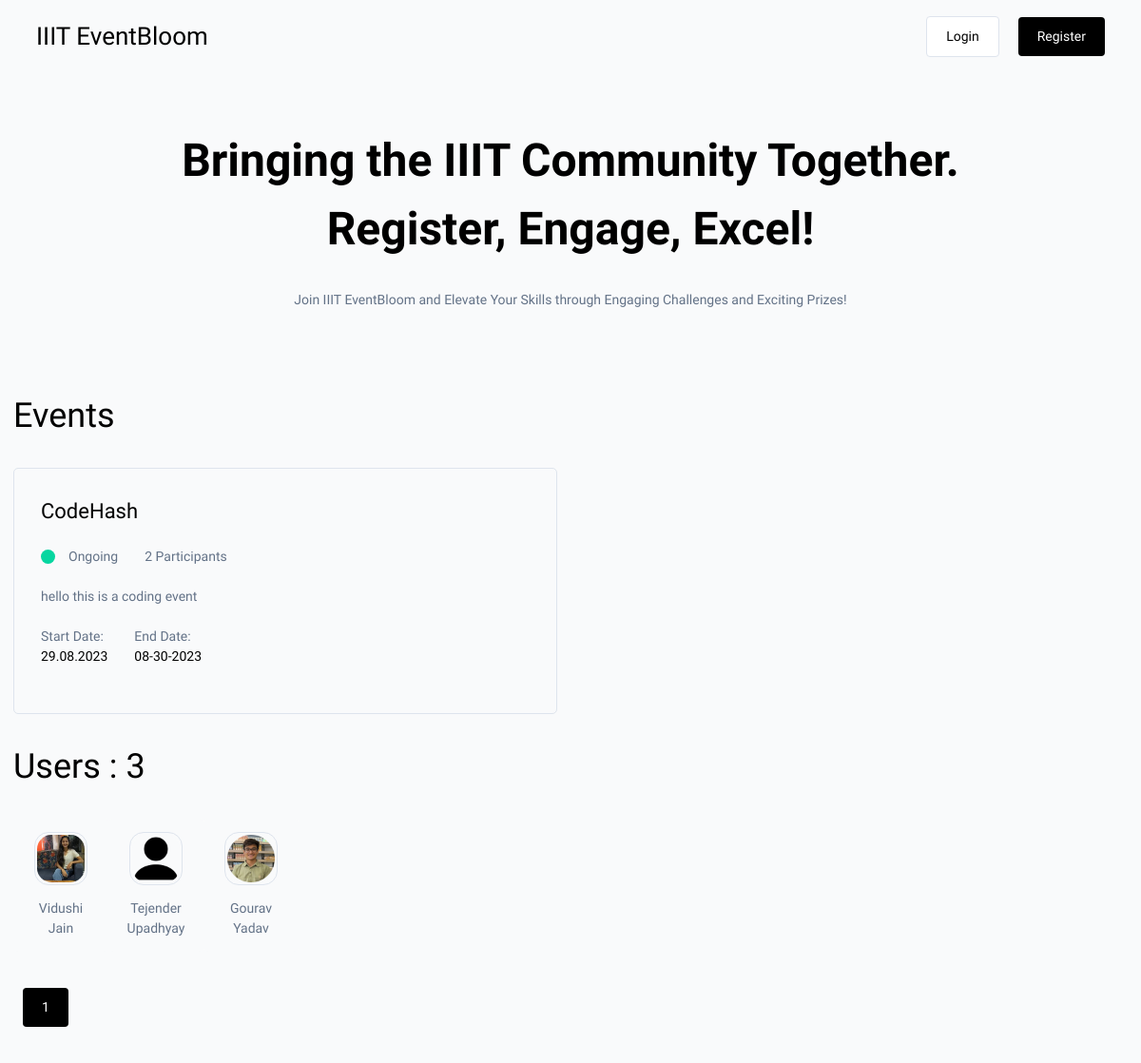
The page / on the database its author committed.
### base/models.py (models this page shows, shortened)
class Event(models.Model):
    name = models.CharField(max_length=200)
    preview = models.TextField(null=True, blank=True)
    description = models.TextField(null=True, blank=True)
    participants = models.ManyToManyField(User, blank=True, related_name='events')
    start_date = models.DateTimeField(null=True)
    end_date = models.DateTimeField(null=True)
    registration_deadline = models.DateTimeField(null=True)
    updated = models.DateTimeField(auto_now=True)
    created = models.DateTimeField(auto_now_add=True)
    id = models.UUIDField(default=uuid.uuid4, unique=True,
                          primary_key=True, editable=False)
    class Meta:
        ordering = ['-end_date']
    @property
    def event_status(self):
        status = None
        present = datetime.now().timestamp()
        deadline = self.registration_deadline.timestamp()
        past_deadline = (present > deadline)
        if past_deadline:
            status = 'Finished'
        else:
            status = 'Ongoing'
        return status

class User(AbstractUser):
    name = models.CharField(max_length=100, null=True)
    email = models.EmailField(unique=True, null=True)
    bio = models.TextField(null=True, blank=True)
    hackathon_participant = models.BooleanField(default=True, null=True)
    avatar = ResizedImageField(size=[300,300], default='avatar.png')
    id = models.UUIDField(default=uuid.uuid4, unique=True,
                          primary_key=True, editable=False)
    USERNAME_FIELD = 'email'
    REQUIRED_FIELDS = ['username']
    twitter = models.URLField(max_length=500, null=True, blank=True)
    linkedin = models.URLField(max_length=500, null=True, blank=True)
    website = models.URLField(max_length=500, null=True, blank=True)
    facebook = models.URLField(max_length=500, null=True, blank=True)
    github = models.URLField(max_length=500, null=True, blank=True)
    class Meta:
        ordering = ['avatar']

### base/views.py (the view)
# urls.py: path('', views.home_page, name="home"),
def home_page(request):
    limit = request.GET.get('limit')
    if limit == None:
        limit = 20
    limit = int(limit)
    users = User.objects.filter(hackathon_participant=True)
    count = users.count()
    page = request.GET.get('page')
    paginator = Paginator(users, 50)
    try:
        users = paginator.page(page)
    except PageNotAnInteger:
        page = 1
        users = paginator.page(page)
    except EmptyPage:
        page = paginator.num_pages
        users = paginator.page(page)
    pages = list(range(1, (paginator.num_pages + 1)))
    events = Event.objects.all()
    context = {'users':users, 'events':events, 'count':count, 'paginator':paginator, 'pages':pages}
    return render(request, 'home.html', context)

### templates/home.html
{% extends 'main.html' %}
{% block content %}
    <div class="section" id="home__hero">
        <div id="hero__content">
            <h3 id="intro--headline">Bringing the IIIT Community Together. Register, Engage, Excel!</h3>
            <p id="intro--subheadline">Join IIIT EventBloom and Elevate Your Skills through Engaging Challenges and Exciting Prizes!</p>
        </div>
    </div>
    <div>
        <div>
            <h3>Events</h3>
        </div>
        <div class="events--lists section">
            {% for event in events %}
                <a href="{% url 'event' event.id %}">
                    <div class="event__wrapper">
                        <h5 class="event__preview--title">{{event.name}}</h5>
                        <div class="event__preview__details">
                            <div class="dot__wrapper">
                                {% if event.event_status == 'Ongoing' %}
                                    <div class="dot dot--green"></div>
                                {% else %}
                                     <div class="dot dot--red"></div>
                                {% endif %}
                                <p>{{event.event_status}}</p>
                            </div>
                            <p>{{event.participants.all.count}} Participants</p>
                        </div>
                        <div>
                            <p>{{event.preview|linebreaks}}</p>
                        </div>
                        <div class="event__preview__details__bottom">
                            <div>
                                <p>Start Date:</p>
                                <p class="event--date">{{event.start_date|date:"d.m.Y"}}</p>
                            </div>
                            <div>
                                <p>End Date:</p>
                                <p class="event--date">{{event.end_date|date:"m-d-Y"}}</p>
                            </div>
                        </div>
                    </div>
                </a>
            {% endfor %}
        </div>
    </div>
    <section>
        <h3>Users : {{count}}</h3>
        <div class="users--lists section">
            {% for user in users %}
                <a href="{% url 'profile' user.id%}">
                    <div class="wrapper--user">
                        <div class="avatar__border">
                            <img class="user--avatar--sm" src="{{user.avatar.url}}"/>
                        </div>
                        <p>{{user.name}}</p>
                    </div>
                </a>
            {% endfor %}
        </div>
        <div class="section paginator--wrapper">
            {% for page in pages %}
                <a class="btn btn--primary" href="?page={{page}}">{{page}}</a>
            {% endfor %}
        </div>
    </section>
{% endblock %}

### templates/main.html (shortened to what this page needs)
<!DOCTYPE html>
{% load static %}
<html>
<head>
    <link rel='stylesheet' type='text/css' media='screen' href='{% static "css/main.css" %}'>
</head>
<body>
    {% include 'navbar.html' %}
    <div class="container--main">
    {% block content %}
    {% endblock content %}
    </div>
</body>
</html>

### templates/navbar.html (shortened to what this page needs)
{% load static %}
<nav>
    <div id="logo--wrapper" style="display: flex; align-items: center;">
        <a href="{% url 'home' %}">
            <h4 id="logo--text" style="margin: 0;">IIIT EventBloom</h4>
        </a>
    </div>
    <div id="nav--col3">
        {% if request.user.is_authenticated %}
        <a class="btn btn--secondary" href="{% url 'account' %}">{{request.user.name}}</a>
        <a class="btn btn--primary" href="{% url 'logout' %}">Logout</a>
        {% else %}
        <a class="btn btn--secondary" href="{% url 'login' %}">Login</a>
        <a class="btn btn--primary" href="{% url 'register' %}">Register</a>
        {% endif %}
    </div>
</nav>

### static/css/main.css (style rules this page uses)
* { box-sizing: border-box; margin: 0; padding: 0; font-family: 'Readex Pro'; background-color: rgb(249, 250,251); line-height: 1.5em; color: #000; font-size: 14px; }
h1,h2,h3,h4,h5,h6 { font-weight: 500; }
h3 { font-size: 36px; }
h4 { font-size: 32px; }
h5 { font-size: 28px; }
p { color: #637287; }
a { text-decoration: none; }
.section { margin: 2em 0; }
.btn { padding: 10px 20px; border-radius: 4px; text-decoration: none; color: black; display: block; width: fit-content; margin: 10px; background-color: none; border: none; }
.btn--primary { background-color:#000; color: #fff; }
.btn--secondary { background-color:#fff; color: #000; border: 1px solid #DEE4ED; }
.container--main { width: 1200px; margin: 0 auto; padding:0 1em ; }
nav { display: flex; justify-content: space-between; align-items: center; width: 100%; padding: 0.5em 2em; }
nav a { text-decoration: none; color: black; margin: 0 10px; }
#logo--text { font-size: 26px; font-weight: 500; }
#nav--col3 { display: flex; justify-content: space-between; align-items: center; }
#intro--headline { font-weight: 600; font-size: 48px; text-align: center; }
#home__hero { padding-top: 2em; padding-bottom: 2em; }
#hero__content { max-width: 1000px; margin: 0 auto; text-align: center; }
#intro--subheadline { padding: 2em 6em; }
.events--lists { display: grid; grid-template-columns: 1fr 1fr; gap: 2em; }
.event__wrapper { border: 1px solid #DEE4ED; padding: 2em; border-radius: 5px; }
.event__preview--title { font-size: 22px; text-decoration: none; color: #000; }
.event--date { color: #000; }
.dot__wrapper { display: flex; align-items: center; }
.dot__wrapper * { margin-right: .5em; }
.dot { background-color: grey; height: 15px; width: 15px; border-radius: 50%; }
.dot--green { background-color: #06D6A0; }
.event__preview__details * { margin-right: 1em; }
.event__preview__details { display: flex; justify-content: flex-start; padding: 1.5em 0; }
.event__preview__details__bottom { display: flex; padding: 1.5em 0; }
.event__preview__details__bottom * { margin-right: 1em; }
.wrapper--user { display: flex; flex-direction: column; align-items: center; padding: 1em; border-radius: 5px; text-align: center; max-width: 100px; }
.wrapper--user * { margin-top: 1em; }
.avatar__border { border:1px solid #DEE4ED; width: fit-content; border-radius: 15px; margin: 0; padding: 2px; line-height: 0; }
.user--avatar--sm { height: 50px; width: 50px; object-fit: cover; border-radius: 15px; margin: 0; padding: 0; line-height: 0; }
.users--lists { display: flex; flex-wrap: wrap; }
.paginator--wrapper { display: flex; flex-wrap: wrap; }
@media (max-width:1200px) { .container--main { width: 100%; } }

### rows shown on the page
Event: name "CodeHash", event_status "Ongoing", participants.all.count "2", preview "hello this is a coding event", start_date "29.08.2023", end_date "08-30-2023"
User: avatar (picture), name "Vidushi Jain"
User: avatar (picture), name "Tejender Upadhyay"
User: avatar (picture), name "Gourav Yadav"

### other values the page prints
{{ count }} "3"
{{ page }} "1"
